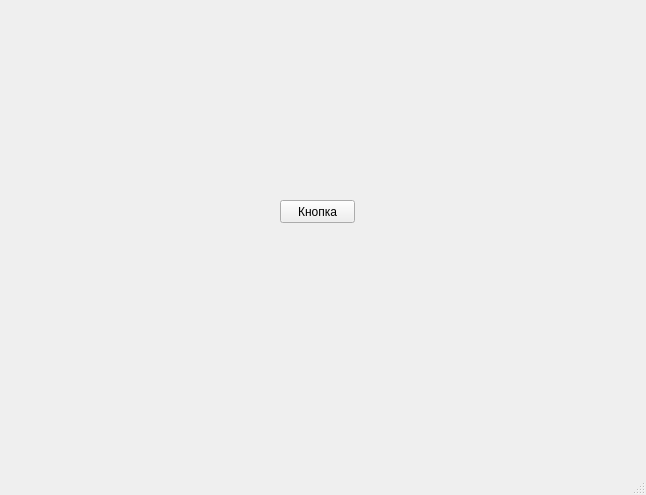
<?xml version="1.0" encoding="UTF-8"?>
<ui version="4.0">
 <class>MainWindow</class>
 <widget class="QMainWindow" name="MainWindow">
  <property name="geometry">
   <rect>
    <x>0</x>
    <y>0</y>
    <width>646</width>
    <height>495</height>
   </rect>
  </property>
  <property name="windowTitle">
   <string>MainWindow</string>
  </property>
  <widget class="QWidget" name="centralwidget">
   <widget class="QPushButton" name="button_1">
    <property name="geometry">
     <rect>
      <x>280</x>
      <y>200</y>
      <width>75</width>
      <height>23</height>
     </rect>
    </property>
    <property name="text">
     <string>Кнопка</string>
    </property>
   </widget>
  </widget>
  <widget class="QMenuBar" name="menubar">
   <property name="geometry">
    <rect>
     <x>0</x>
     <y>0</y>
     <width>646</width>
     <height>21</height>
    </rect>
   </property>
  </widget>
  <widget class="QStatusBar" name="statusbar"/>
 </widget>
 <resources/>
 <connections/>
</ui>
